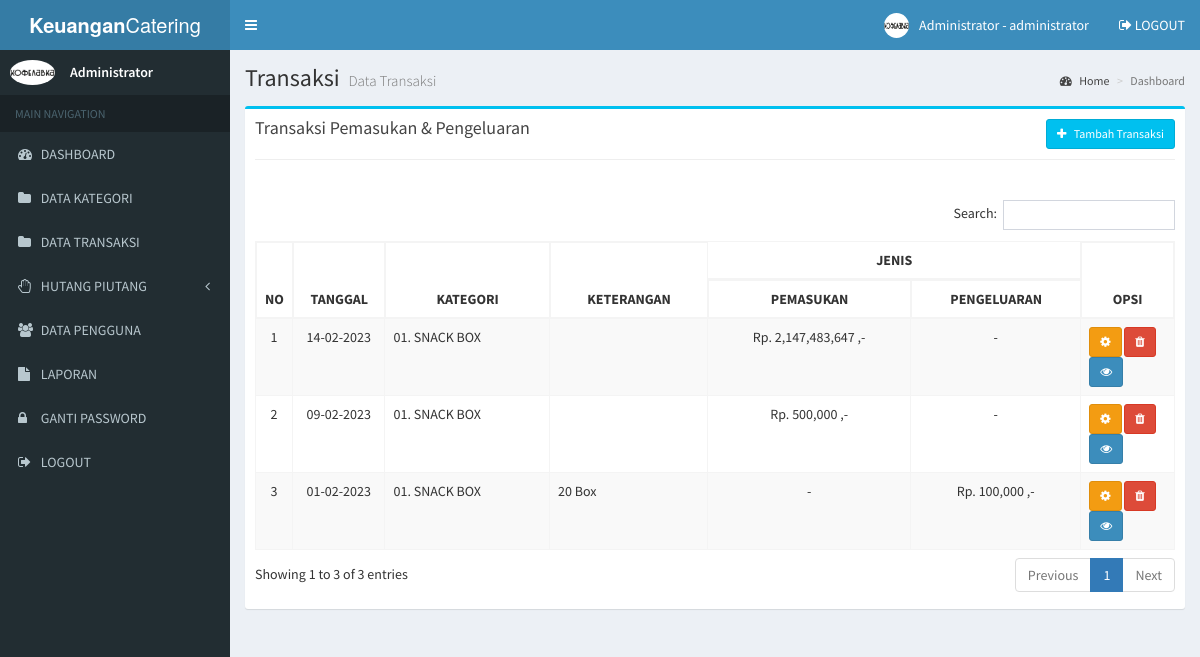
The page /admin/transaksi.php (signed in) on the database its author committed.
### tables this page shows
CREATE TABLE `user` (
  `user_id` int(11) NOT NULL,
  `user_nama` varchar(100) NOT NULL,
  `user_username` varchar(100) NOT NULL,
  `user_password` varchar(100) NOT NULL,
  `user_foto` varchar(100) DEFAULT NULL,
  `user_level` varchar(20) NOT NULL
);

CREATE TABLE `transaksi` (
  `transaksi_id` int(11) NOT NULL,
  `transaksi_tanggal` date NOT NULL,
  `transaksi_jenis` enum('Pengeluaran','Pemasukan') NOT NULL,
  `transaksi_kategori` int(11) NOT NULL,
  `transaksi_nominal` int(11) NOT NULL,
  `transaksi_keterangan` text NOT NULL,
  `transaksi_foto` varchar(255) NOT NULL,
  `transaksi_bank` int(11) NOT NULL
);

CREATE TABLE `kategori` (
  `kategori_id` int(11) NOT NULL,
  `kategori` varchar(255) NOT NULL
);

### admin/transaksi.php (the view, shortened to what this page needs)
<?php include 'header.php'; ?>
<div class="content-wrapper">
  <section class="content-header">
    <h1>
      Transaksi
      <small>Data Transaksi</small>
    </h1>
    <ol class="breadcrumb">
      <li><a href="#"><i class="fa fa-dashboard"></i> Home</a></li>
      <li class="active">Dashboard</li>
    </ol>
  </section>
  <section class="content">
    <div class="row">
      <section class="col-lg-12">
        <div class="box box-info">
          <div class="box-header">
            <h3 class="box-title">Transaksi Pemasukan & Pengeluaran</h3>
            <div class="btn-group pull-right">
              <button type="button" class="btn btn-info btn-sm" data-toggle="modal" data-target="#exampleModal">
                <i class="fa fa-plus"></i> &nbsp Tambah Transaksi
              </button>
            </div>
            <hr>
          </div>
          <div class="box-body">
            <div class="table-responsive">
              <table class="table table-bordered table-striped" id="table-datatable">
                <thead>
                  <tr>
                    <th width="1%" rowspan="2">NO</th>
                    <th width="10%" rowspan="2" class="text-center">TANGGAL</th>
                    <th rowspan="2" class="text-center">KATEGORI</th>
                    <th rowspan="2" class="text-center">KETERANGAN</th>
                    <th colspan="2" class="text-center">JENIS</th>
                    <th rowspan="2" width="10%" class="text-center">OPSI</th>
                  </tr>
                  <tr>
                    <th class="text-center">PEMASUKAN</th>
                    <th class="text-center">PENGELUARAN</th>
                  </tr>
                </thead>
                <tbody>
                  <?php
                  include '../koneksi.php';
                  $no = 1;
                  $data = mysqli_query($koneksi, "SELECT * FROM transaksi,kategori where kategori_id=transaksi_kategori order by transaksi_id desc");
                  while ($d = mysqli_fetch_array($data)) {
                  ?>
                    <tr>
                      <td class="text-center"><?php echo $no++; ?></td>
                      <td class="text-center"><?php echo date('d-m-Y', strtotime($d['transaksi_tanggal'])); ?></td>
                      <td><?php echo $d['kategori']; ?></td>
                      <td><?php echo $d['transaksi_keterangan']; ?></td>
                      <td class="text-center">
                        <?php
                        if ($d['transaksi_jenis'] == "Pemasukan") {
                          echo "Rp. " . number_format($d['transaksi_nominal']) . " ,-";
                        } else {
                          echo "-";
                        }
                        ?>
                      </td>
                      <td class="text-center">
                        <?php
                        if ($d['transaksi_jenis'] == "Pengeluaran") {
                          echo "Rp. " . number_format($d['transaksi_nominal']) . " ,-";
                        } else {
                          echo "-";
                        }
                        ?>
                      </td>
                      <td>
                        <button type="button" class="btn btn-warning btn-sm" data-toggle="modal" data-target="#edit_transaksi_<?php echo $d['transaksi_id'] ?>">
                          <i class="fa fa-cog"></i>
                        </button>
                        <button type="button" class="btn btn-danger btn-sm" data-toggle="modal" data-target="#hapus_transaksi_<?php echo $d['transaksi_id'] ?>">
                          <i class="fa fa-trash"></i>
                        </button>
                        <button type="button" class="btn btn-primary btn-sm" data-toggle="modal" data-target="#lihat_transaksi_<?php echo $d['transaksi_id'] ?>">
                          <i class="fa fa-eye"></i>
                        </button>
                      </td>
                    </tr>
                  <?php
                  }
                  ?>
                </tbody>
              </table>
            </div>
          </div>
        </div>
      </section>
    </div>
  </section>
</div>
<?php include 'footer.php'; ?>

### admin/header.php (shortened to what this page needs)
<!DOCTYPE html>
<html>
<head>
  <link rel="stylesheet" href="../assets/bower_components/bootstrap/dist/css/bootstrap.min.css">
  <link rel="stylesheet" href="../assets/bower_components/font-awesome/css/font-awesome.min.css">
  <link rel="stylesheet" href="../assets/bower_components/Ionicons/css/ionicons.min.css">
  <link rel="stylesheet" href="../assets/dist/css/AdminLTE.min.css">
  <link rel="stylesheet" href="../assets/bower_components/datatables.net-bs/css/dataTables.bootstrap.min.css">
  <link rel="stylesheet" href="../assets/dist/css/skins/_all-skins.min.css">
  <link rel="stylesheet" href="../assets/bower_components/morris.js/morris.css">
  <link rel="stylesheet" href="../assets/bower_components/jvectormap/jquery-jvectormap.css">
  <link rel="stylesheet" href="../assets/bower_components/bootstrap-datepicker/dist/css/bootstrap-datepicker.min.css">
  <link rel="stylesheet" href="../assets/bower_components/bootstrap-daterangepicker/daterangepicker.css">
  <link rel="stylesheet" href="../assets/plugins/bootstrap-wysihtml5/bootstrap3-wysihtml5.min.css">
  <?php
  include '../koneksi.php';
  ?>
</head>
<body class="hold-transition skin-blue sidebar-mini">
  <div class="wrapper">
    <header class="main-header">
      <a href="index.php" class="logo">
        <span class="logo-lg"><b>Keuangan</b>Catering</span>
      </a>
      <nav class="navbar navbar-static-top">
        <a href="#" class="sidebar-toggle" data-toggle="push-menu" role="button">
        </a>
        <div class="navbar-custom-menu">
          <ul class="nav navbar-nav">
            <li class="dropdown user user-menu">
              <a href="#" class="dropdown-toggle" data-toggle="dropdown">
                <?php
                $id_user = $_SESSION['id'];
                $profil = mysqli_query($koneksi, "select * from user where user_id='$id_user'");
                $profil = mysqli_fetch_assoc($profil);
                if ($profil['user_foto'] == "") {
                ?>
                  <img src="../gambar/sistem/user.png" class="user-image">
                <?php } else { ?>
                  <img src="../gambar/user/<?php echo $profil['user_foto'] ?>" class="user-image">
                <?php } ?>
                <span class="hidden-xs"><?php echo $_SESSION['nama']; ?> - <?php echo $_SESSION['level']; ?></span>
              </a>
            </li>
            <li>
              <a href="logout.php"><i class="fa fa-sign-out"></i> LOGOUT</a>
            </li>
          </ul>
        </div>
      </nav>
    </header>
    <aside class="main-sidebar">
      <section class="sidebar">
        <div class="user-panel">
          <div class="pull-left image">
            <?php
            $id_user = $_SESSION['id'];
            $profil = mysqli_query($koneksi, "select * from user where user_id='$id_user'");
            $profil = mysqli_fetch_assoc($profil);
            if ($profil['user_foto'] == "") {
            ?>
              <img src="../gambar/sistem/user.png" class="img-circle">
            <?php } else { ?>
              <img src="../gambar/user/<?php echo $profil['user_foto'] ?>" class="img-circle" style="max-height:45px">
            <?php } ?>
          </div>
          <div class="pull-left info">
            <p><?php echo $_SESSION['nama']; ?></p>
          </div>
        </div>
        <ul class="sidebar-menu" data-widget="tree">
          <li class="header">MAIN NAVIGATION</li>
          <li>
            <a href="index.php">
              <i class="fa fa-dashboard"></i> <span>DASHBOARD</span>
            </a>
          </li>
          <li>
            <a href="kategori.php">
              <i class="fa fa-folder"></i> <span>DATA KATEGORI</span>
            </a>
          </li>
          <li>
            <a href="transaksi.php">
              <i class="fa fa-folder"></i> <span>DATA TRANSAKSI</span>
            </a>
          </li>
          <li class="treeview">
            <a href="#">
              <i class="fa fa-hand-paper-o"></i>
              <span>HUTANG PIUTANG</span>
              <span class="pull-right-container">
                <i class="fa fa-angle-left pull-right"></i>
              </span>
            </a>
          </li>
          <li>
            <a href="user.php">
              <i class="fa fa-users"></i> <span>DATA PENGGUNA</span>
            </a>
          </li>
          <li>
            <a href="laporan.php">
              <i class="fa fa-file"></i> <span>LAPORAN</span>
            </a>
          </li>
          <li>
            <a href="gantipassword.php">
              <i class="fa fa-lock"></i> <span>GANTI PASSWORD</span>
            </a>
          </li>
          <li>
            <a href="logout.php">
              <i class="fa fa-sign-out"></i> <span>LOGOUT</span>
            </a>
          </li>
        </ul>
      </section>
    </aside>

### admin/header.php (style rules this page uses)
#table-datatable { width: 100% !important; }
#table-datatable .sorting_disabled { border: 1px solid #f4f4f4; }

### rows shown on the page
user: user_foto (picture)
transaksi: transaksi_tanggal "14-02-2023", kategori.kategori "01. SNACK BOX", transaksi_nominal "2,147,483,647"
transaksi: transaksi_tanggal "09-02-2023", kategori.kategori "01. SNACK BOX", transaksi_nominal "500,000"
transaksi: transaksi_tanggal "01-02-2023", kategori.kategori "01. SNACK BOX", transaksi_keterangan "20 Box", transaksi_nominal "100,000"

### other values the page prints
$_SESSION['nama'] "Administrator"
$_SESSION['level'] "administrator"
